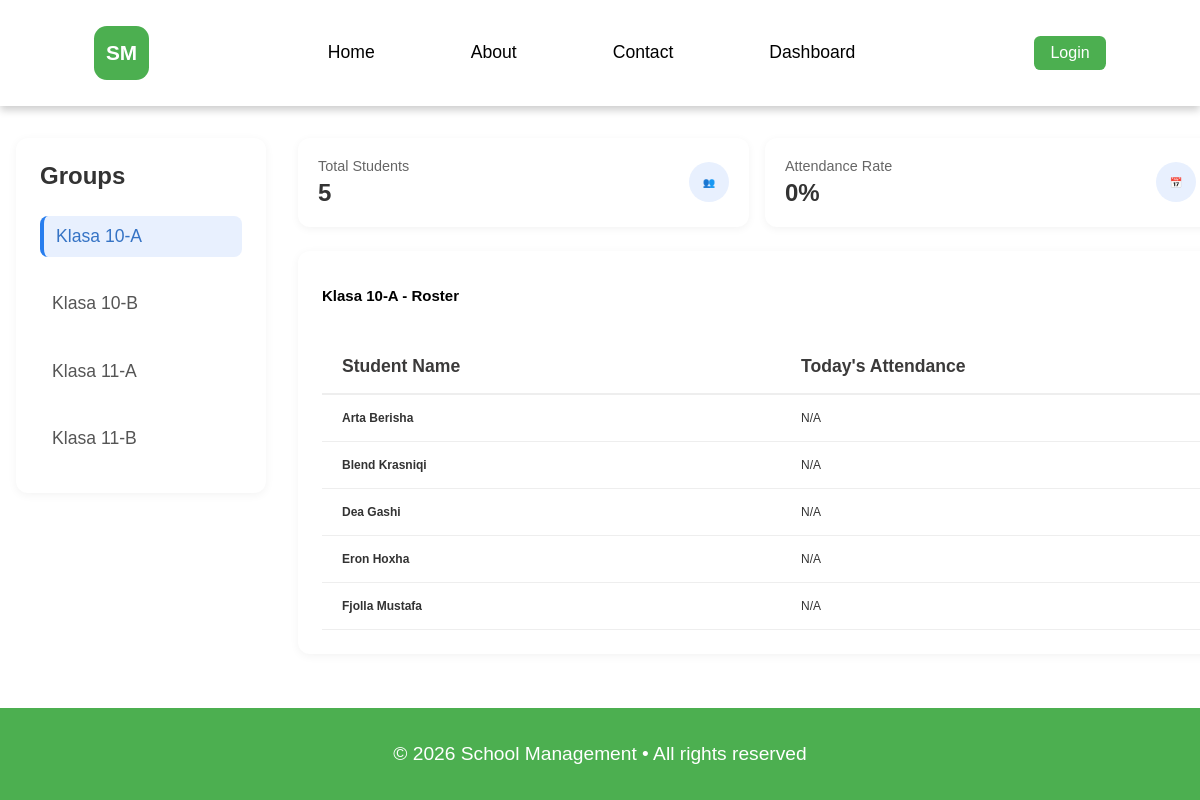
The app's page /Dashboard.php (signed in) with its own data.
### tables this page shows
CREATE TABLE Groups(
    GroupID INT AUTO_INCREMENT PRIMARY KEY,
    GroupName VARCHAR(100) NOT NULL,
    Description TEXT
);

CREATE TABLE Users(
    UsersID INT AUTO_INCREMENT PRIMARY KEY,
    Name VARCHAR(100) NOT NULL,
    Email VARCHAR(100) NOT NULL UNIQUE,
    Password VARCHAR(255) NOT NULL,
    Role ENUM('Admin', 'Student') NOT NULL DEFAULT 'Student',
    CreatedAt TIMESTAMP DEFAULT CURRENT_TIMESTAMP
);

### Dashboard.php (the view, shortened to what this page needs)
<?php
require_once __DIR__ . '/includes/auth.php';
$userRole = $_SESSION['role'];
$selectedGroup = isset($_GET['group']) ? (int)$_GET['group'] : 0;
$groups = [];
if ($userRole === 'Admin') {
    $groupsResult = $connection->query("SELECT GroupID, GroupName FROM Groups ORDER BY GroupName ASC");
    while ($g = $groupsResult->fetch_assoc()) {
        $groups[] = $g;
    }
}
if ($selectedGroup === 0 && count($groups) > 0) {
    $selectedGroup = (int)$groups[0]['GroupID'];
}
$currentGroupName = 'No Group';
foreach ($groups as $g) {
    if ((int)$g['GroupID'] === $selectedGroup) {
        $currentGroupName = $g['GroupName'];
        break;
    }
}
$stmt = $connection->prepare("SELECT COUNT(*) as total FROM Student_Groups WHERE GroupID = ?");
$stmt->bind_param('i', $selectedGroup);
$stmt->execute();
$totalStudents = $stmt->get_result()->fetch_assoc()['total'];
$attendanceRate = 0;
$studentsQuery = "
    SELECT u.UsersID, u.Name
    FROM Users u
    JOIN Student_Groups sg ON u.UsersID = sg.UsersID
    WHERE sg.GroupID = ? AND u.Role = 'Student'
    ORDER BY u.Name ASC
";
$stmt = $connection->prepare($studentsQuery);
$stmt->bind_param('i', $selectedGroup);
$stmt->execute();
$studentsResult = $stmt->get_result();
$today = date('Y-m-d');
?>
<!DOCTYPE html>
<html lang="en">
<head>
    <link rel="stylesheet" href="CSS/Global.css">
    <link rel="stylesheet" href="CSS/Dashboard.css">
</head>
<body>
    <div id="app-header"></div>
    <main class="dashboard-container">
        <aside class="class-sidebar">
            <h3>Groups</h3>
            <ul class="period-list">
                <?php foreach ($groups as $g): ?>
                    <li class="period-item <?php echo ((int)$g['GroupID'] === $selectedGroup) ? 'active' : ''; ?>">
                        <a href="Dashboard.php?group=<?php echo $g['GroupID']; ?>" style="color:inherit;text-decoration:none;">
                            <?php echo htmlspecialchars($g['GroupName']); ?>
                        </a>
                    </li>
                <?php endforeach; ?>
            </ul>
        </aside>
        <div class="dashboard-main">
            <div class="stats-bar">
                <div class="stat-card">
                    <div class="stat-info">
                        <h4>Total Students</h4>
                        <p><?php echo $totalStudents; ?></p>
                    </div>
                    <div class="stat-icon">👥</div>
                </div>
                <div class="stat-card">
                    <div class="stat-info">
                        <h4>Attendance Rate</h4>
                        <p><?php echo $attendanceRate; ?>%</p>
                    </div>
                    <div class="stat-icon">📅</div>
                </div>
            </div>
            <section class="roster-section">
                <div class="section-header">
                    <h2><?php echo htmlspecialchars($currentGroupName); ?> - Roster</h2>
                </div>
                <table class="student-table">
                    <thead>
                        <tr>
                            <th>Student Name</th>
                            <th>Today's Attendance</th>
                        </tr>
                    </thead>
                    <tbody>
                        <?php while ($student = $studentsResult->fetch_assoc()):
                            $attStmt = $connection->prepare("
                                SELECT a.Status FROM Attendance a
                                JOIN Schedules sch ON a.ScheduleID = sch.ScheduleID
                                WHERE a.UsersID = ? AND a.Date = ? AND sch.GroupID = ?
                                LIMIT 1
                            ");
                            $attStmt->bind_param('isi', $student['UsersID'], $today, $selectedGroup);
                            $attStmt->execute();
                            $attRes = $attStmt->get_result()->fetch_assoc();
                            $todayAtt = $attRes ? $attRes['Status'] : 'N/A';
                            $attClass = $todayAtt === 'N/A' ? 'not-available' : strtolower($todayAtt);
                        ?>
                        <tr>
                            <td data-label="student-name">
                                <strong><?php echo htmlspecialchars($student['Name']); ?></strong>
                            </td>
                            <td data-label="today-attendance">
                                <span class="attendance toggle <?php echo $attClass; ?>"><?php echo $todayAtt; ?></span>
                            </td>
                        </tr>
                        <?php endwhile; ?>
                    </tbody>
                </table>
            </section>
        </div>
    </main>
    <div id="app-footer"></div>
</body>
</html>

### CSS/Global.css (style rules this page uses)
html { width: 100%; overflow-x: hidden; }
body { font-size: 62.5%; font-family: Arial, sans-serif; margin: 0; padding: 0; min-height: 100vh; width: 100%; display: flex; flex-direction: column; overflow-x: hidden; }
main { flex: 1; width: 100%; }
#app-header, #app-footer { width: 100%; flex-shrink: 0; }

### CSS/Dashboard.css (style rules this page uses)
.dashboard-container { max-width: 1400px; margin: 2rem auto; padding: 0 1rem; display: grid; grid-template-columns: 250px 1fr; gap: 2rem; }
.class-sidebar { background: white; border-radius: 12px; padding: 1.5rem; box-shadow: 0 2px 10px rgba(0,0,0,0.05); height: fit-content; }
.class-sidebar h3 { margin-top: 0; color: #333; font-size: 1.5rem; margin-bottom: 1rem; }
.period-list { list-style: none; padding: 0; }
.period-item { margin-bottom: 8px; border-radius: 8px; transition: background 0.2s; color: #555; font-weight: 500; font-size: 1.1rem; margin-top: 1.65rem; }
.period-item a { display: block; width: 100%; padding: 10px 12px; color: inherit; text-decoration: none; }
.period-item.active { background-color: #e8f0fe; color: #3573c5; border-left: 4px solid #277dee; }
.dashboard-main { display: flex; flex-direction: column; gap: 1.5rem; }
.stats-bar { display: grid; grid-template-columns: repeat(auto-fit, minmax(180px, 1fr)); gap: 1rem; }
.stat-card { background: white; padding: 1.25rem; border-radius: 12px; box-shadow: 0 2px 8px rgba(0,0,0,0.05); display: flex; align-items: center; justify-content: space-between; }
.stat-info h4 { margin: 0; color: #666; font-size: 0.9rem; font-weight: normal; }
.stat-info p { margin: 5px 0 0 0; font-size: 1.5rem; font-weight: bold; color: #333; }
.stat-icon { width: 40px; height: 40px; background: #e8f0fe; border-radius: 50%; display: flex; align-items: center; justify-content: center; color: #1a73e8; }
.roster-section { background: white; border-radius: 12px; padding: 1.5rem; box-shadow: 0 2px 10px rgba(0,0,0,0.05); width: 100%; }
.section-header { display: flex; justify-content: space-between; align-items: center; margin-bottom: 1.5rem; }
.student-table { width: 100%; border-collapse: collapse; table-layout: fixed; min-width: 100%; }
.student-table th { text-align: left; padding: 16px 20px; color: #3b3a3a; font-size: 1.1rem; border-bottom: 2px solid #eee; width: 50%; }
.student-table td { padding: 16px 20px; border-bottom: 1px solid #eee; color: #333; font-size: 0.75rem; }

### records on screen
groups: GroupName "Klasa 10-A"
groups: GroupName "Klasa 10-B"
groups: GroupName "Klasa 11-A"
groups: GroupName "Klasa 11-B"
users: Name "Arta Berisha", todayAtt "N/A"
users: Name "Blend Krasniqi", todayAtt "N/A"
users: Name "Dea Gashi", todayAtt "N/A"
users: Name "Eron Hoxha", todayAtt "N/A"
users: Name "Fjolla Mustafa", todayAtt "N/A"

### other values on screen
$totalStudents "5"
$attendanceRate "0"
